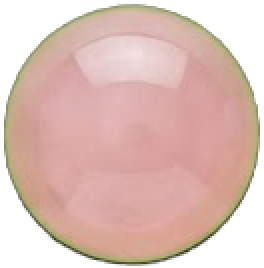
#> input picture assets/pink/gem-1@2x.png, 132 x 134 px, given in place of crown-heart.jpg, which was not available (shown 2 times larger)
$ python -i store_logos.py   (imports and definitions only)
#> lines starting #> are read from the running program, lines starting #| are printed output that depends on the picture
### tools/assets.py
"""Flow 에셋 손질(10단계). 프로그램 실행에는 쓰지 않는 개발 도구다.

    python tools/assets.py all        # assets/_source/ → assets/plain/, assets/pink/ 를 모두 다시 만든다

- 초록 배경 지우기: 초록 정도(G가 R, B보다 얼마나 큰가)로 투명도를 정하고, 가장자리 초록 기운을 걷어 낸다.
- Flow가 오른쪽 아래 구석에 넣는 작은 반짝임 표시(워터마크)는 지우고, 남은 물건의 범위로 잘라 낸다.
- 버튼의 마우스 올림, 누름 모양은 기본 모양을 밝게, 어둡게 손질해 만든다. 모양이 같아야 9분할 기준선이 맞다.
- 원본(assets/_source/)은 바꾸지 않는다.
"""

from __future__ import annotations

import sys
from pathlib import Path

import numpy as np
from PIL import Image, ImageEnhance, ImageFilter

ROOT = Path(__file__).resolve().parents[1]
SRC, OUT = ROOT / "assets" / "_source", ROOT / "assets"
LOW, HIGH = 25, 70  # 초록 정도가 LOW 이하면 불투명, HIGH 이상이면 투명
WATERMARK = (0.88, 0.80)  # 이 비율보다 오른쪽 아래는 워터마크 자리
LUMA = np.array([0.299, 0.587, 0.114], np.float32)


def _rgba(src: Path, low: float = LOW, high: float = HIGH) -> np.ndarray:
#> called with low = 25, high = 70
    rgb = np.asarray(Image.open(src).convert("RGB")).astype(np.float32)
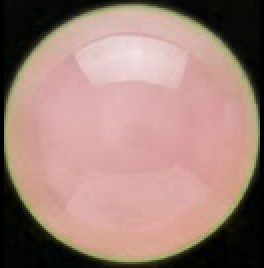
#> rgb: shape (134, 132, 3) float32 (shown 2 times larger); mean R, G, B 159.6, 128.5, 119.8
    r, g, b = rgb[..., 0], rgb[..., 1], rgb[..., 2]
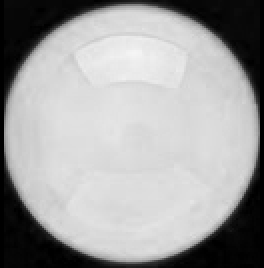
#> r: shape (134, 132) float32 (shown 2 times larger); min 0, max 245, mean 159.6
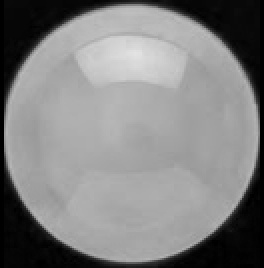
#> g: shape (134, 132) float32 (shown 2 times larger); min 0, max 227, mean 128.5
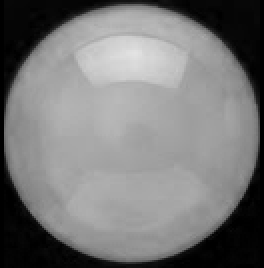
#> b: shape (134, 132) float32 (shown 2 times larger); min 0, max 227, mean 119.8
    greenness = g - np.maximum(r, b)
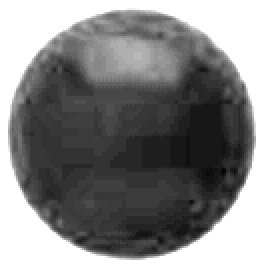
#> greenness: shape (134, 132) float32 (shown 2 times larger); min -64, max 0, mean -31.19; drawn with min black and max white
    alpha = np.clip((high - greenness) / (high - low), 0, 1)
#> alpha: shape (134, 132) float32; every value is 1
    g2 = np.where(greenness > 0, np.maximum(r, b), g)  # 초록 기운 걷어 내기
    out = np.dstack([r, g2, b, alpha * 255])
    h, w = alpha.shape
#> h = 134; w = 132
    out[int(h * WATERMARK[1]):, int(w * WATERMARK[0]):, 3] = 0
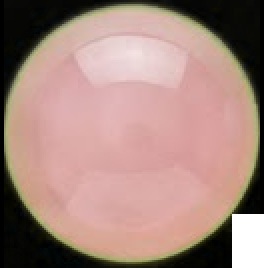
#> out: shape (134, 132, 4) float32 (shown 2 times larger); mean R, G, B, A 159.6, 128.5, 119.8, 248.8; transparent parts drawn white
    return out


# [327 lines left out: functions _crop, _save, key, split_x, states, recolor_check and 10 more, not called in this run]


# [2 lines that do not run on import are left out]

### tools/store_logos.py
"""Microsoft Store 로고 그림(Partner Center '스토어 목록 → Microsoft Store 로고').

    .venv\\Scripts\\python tools/store_logos.py      → dist/store/logo_*.png

- 9:16 포스터 아트 1440x2160, 1:1 박스 아트 2160x2160: 핑크 테마 바탕에 하트 골드림, 그 위 왕관, 아래 프로그램 이름
  (왕관 원본이 작아 두 배까지만 키운다. 하트는 assets/pink/heart-set@2x.png, 1433px)
- 1:1 앱 타일 아이콘 300, 150, 71: 투명 바탕에 왕관만
왕관은 Flow 원본(assets/_source/pink/crown-heart.jpg)에서 tools/assets.py와 같은 방법으로 원본 크기 그대로 잘라 쓴다.
"""

from __future__ import annotations

import sys
from pathlib import Path

import numpy as np
from PIL import Image

ROOT = Path(__file__).resolve().parents[1]
sys.path.insert(0, str(ROOT / "src"))
sys.path.insert(0, str(ROOT / "tools"))
OUT = ROOT / "dist" / "store"
NAME = "개인정보작전실"


def crown() -> Image.Image:
    from assets import SRC, _crop, _rgba

    a = _rgba(SRC / "pink" / "crown-heart.jpg")
    cols = (a[..., 3] > 128).any(axis=0)
    xs = np.where(cols)[0]
#> xs = 132 values from 0 to 131
#> (the run stopped early here; a loop or call above may not have finished)

$ run again, on assets/pink/gem-5@2x.png
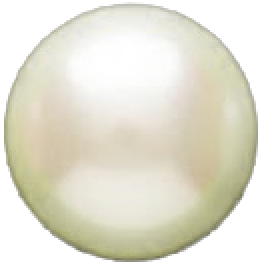
#> input picture assets/pink/gem-5@2x.png, 131 x 133 px, given in place of crown-heart.jpg, which was not available (shown 2 times larger)
#> in _rgba, `greenness = g - np.maximum(r, b)`:
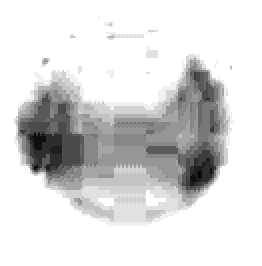
#> greenness: shape (133, 131) float32 (shown 2 times larger); min -17, max 0, mean -2.43; drawn with min black and max white
#> alpha: shape (133, 131) float32; every value is 1
#> in _rgba, `out[int(h * WATERMARK[1]):, int(w * WATERMARK[0]):, 3] = 0`:
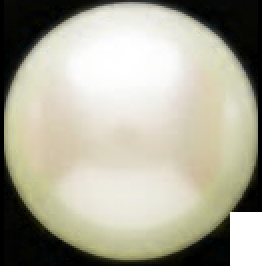
#> out: shape (133, 131, 4) float32 (shown 2 times larger); mean R, G, B, A 164.4, 162.1, 146.2, 248.7; transparent parts drawn white
#> xs = 131 values from 0 to 130
